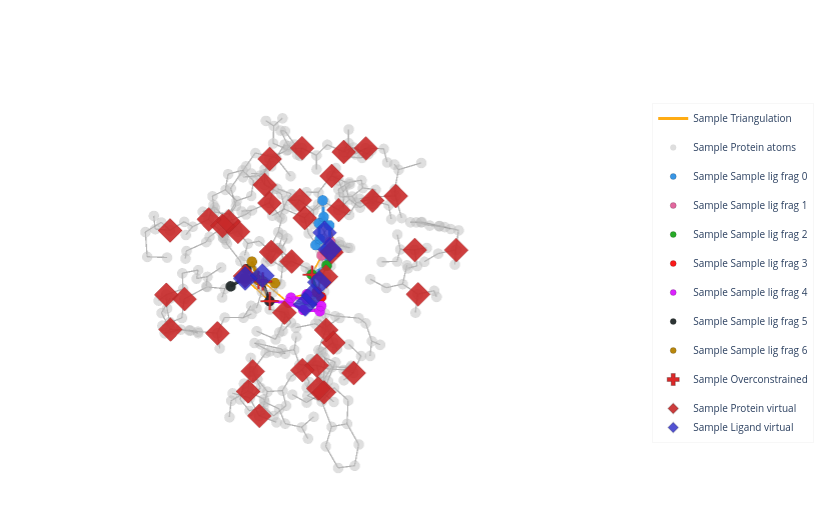

Source (notebook cell):
### Markdown cell above
### Visualize Virtual & Overconstrained Nodes

### Code cell
try:
    from sigmadock.geo.viz import plot_interaction_graph_3d_plotly
    fig = plot_interaction_graph_3d_plotly(
        sample,
        pos_key = "ref_pos",
        show_ligand_virtual = True,
        show_protein_virtual = True,
        show_triangulation = True,
        show_overconstrained = True,
        )
except Exception as e:
    print("Skipping 3D plot:", e)

### Figure 1 — Plotly figure (JSON) as saved in the notebook; plotly's stock layout.template omitted (floating-point values rounded to 4 significant figures; data arrays with more than 128 entries replaced by an {"elided": "..."} marker saying what was removed)
{"data": [{"hoverinfo": "none", "line": {"color": "orange", "width": 3.2}, "mode": "lines", "name": "Sample Triangulation", "opacity": 0.92, "showlegend": true, "type": "scatter3d", "x": {"elided": "174 float values"}, "y": {"elided": "174 float values"}, "z": {"elided": "174 float values"}}, {"hoverinfo": "none", "line": {"color": "#2E91E5", "width": 6}, "mode": "lines", "name": "Sample frag_0", "opacity": 0.95, "showlegend": false, "type": "scatter3d", "x": [-21.48, -21.15, null], "y": [-10.01, -9.534, null], "z": [-24.97, -26.23, null]}, {"hoverinfo": "none", "line": {"color": "#2E91E5", "width": 6}, "mode": "lines", "name": "Sample frag_0", "opacity": 0.95, "showlegend": false, "type": "scatter3d", "x": [-21.15, -21.48, null], "y": [-9.534, -10.01, null], "z": [-26.23, -24.97, null]}, {"hoverinfo": "none", "line": {"color": "#E15F99", "width": 6}, "mode": "lines", "name": "Sample frag_1", "opacity": 0.95, "showlegend": false, "type": "scatter3d", "x": [-19.09, -20.59, null], "y": [-8.17, -7.944, null], "z": [-23.6, -23.87, null]}, {"hoverinfo": "none", "line": {"color": "#E15F99", "width": 6}, "mode": "lines", "name": "Sample frag_1", "opacity": 0.95, "showlegend": false, "type": "scatter3d", "x": [-20.59, -19.09, null], "y": [-7.944, -8.17, null], "z": [-23.87, -23.6, null]}, {"hoverinfo": "none", "line": {"color": "#2E91E5", "width": 6}, "mode": "lines", "name": "Sample frag_0", "opacity": 0.95, "showlegend": false, "type": "scatter3d", "x": [-21.48, -21.26, null], "y": [-10.01, -9.292, null], "z": [-24.97, -23.85, null]}, {"hoverinfo": "none", "line": {"color": "#2E91E5", "width": 6}, "mode": "lines", "name": "Sample frag_0", "opacity": 0.95, "showlegend": false, "type": "scatter3d", "x": [-21.26, -21.48, null], "y": [-9.292, -10.01, null], "z": [-23.85, -24.97, null]}, {"hoverinfo": "none", "line": {"color": "#2E91E5", "width": 6}, "mode": "lines", "name": "Sample frag_0", "opacity": 0.95, "showlegend": false, "type": "scatter3d", "x": [-21.48, -22.11, null], "y": [-10.01, -11.28, null], "z": [-24.97, -24.82, null]}, {"hoverinfo": "none", "line": {"color": "#2E91E5", "width": 6}, "mode": "lines", "name": "Sample frag_0", "opacity": 0.95, "showlegend": false, "type": "scatter3d", "x": [-22.11, -21.48, null], "y": [-11.28, -10.01, null], "z": [-24.82, -24.97, null]}, {"hoverinfo": "none", "line": {"color": "#1CA71C", "width": 6}, "mode": "lines", "name": "Sample frag_2", "opacity": 0.95, "showlegend": false, "type": "scatter3d", "x": [-19.97, -19.61, null], "y": [-10.12, -9.16, null], "z": [-26.86, -27.99, null]}, {"hoverinfo": "none", "line": {"color": "#1CA71C", "width": 6}, "mode": "lines", "name": "Sample frag_2", "opacity": 0.95, "showlegend": false, "type": "scatter3d", "x": [-19.61, -19.97, null], "y": [-9.16, -10.12, null], "z": [-27.99, -26.86, null]}, {"hoverinfo": "none", "line": {"color": "#DA16FF", "width": 6}, "mode": "lines", "name": "Sample frag_4", "opacity": 0.95, "showlegend": false, "type": "scatter3d", "x": [-16.78, -16.97, null], "y": [-7.504, -6.137, null], "z": [-26.29, -26.29, null]}, {"hoverinfo": "none", "line": {"color": "#DA16FF", "width": 6}, "mode": "lines", "name": "Sample frag_4", "opacity": 0.95, "showlegend": false, "type": "scatter3d", "x": [-16.97, -16.78, null], "y": [-6.137, -7.504, null], "z": [-26.29, -26.29, null]}, {"hoverinfo": "none", "line": {"color": "#DA16FF", "width": 6}, "mode": "lines", "name": "Sample frag_4", "opacity": 0.95, "showlegend": false, "type": "scatter3d", "x": [-16.97, -15.97, null], "y": [-6.137, -5.323, null], "z": [-26.29, -25.77, null]}, {"hoverinfo": "none", "line": {"color": "#DA16FF", "width": 6}, "mode": "lines", "name": "Sample frag_4", "opacity": 0.95, "showlegend": false, "type": "scatter3d", "x": [-15.97, -16.97, null], "y": [-5.323, -6.137, null], "z": [-25.77, -26.29, null]}, {"hoverinfo": "none", "line": {"color": "#DA16FF", "width": 6}, "mode": "lines", "name": "Sample frag_4", "opacity": 0.95, "showlegend": false, "type": "scatter3d", "x": [-15.97, -14.8, null], "y": [-5.323, -5.852, null], "z": [-25.77, -25.28, null]}, {"hoverinfo": "none", "line": {"color": "#DA16FF", "width": 6}, "mode": "lines", "name": "Sample frag_4", "opacity": 0.95, "showlegend": false, "type": "scatter3d", "x": [-14.8, -15.97, null], "y": [-5.852, -5.323, null], "z": [-25.28, -25.77, null]}, {"hoverinfo": "none", "line": {"color": "#DA16FF", "width": 6}, "mode": "lines", "name": "Sample frag_4", "opacity": 0.95, "showlegend": false, "type": "scatter3d", "x": [-14.8, -14.61, null], "y": [-5.852, -7.238, null], "z": [-25.28, -25.28, null]}, {"hoverinfo": "none", "line": {"color": "#DA16FF", "width": 6}, "mode": "lines", "name": "Sample frag_4", "opacity": 0.95, "showlegend": false, "type": "scatter3d", "x": [-14.61, -14.8, null], "y": [-7.238, -5.852, null], "z": [-25.28, -25.28, null]}, {"hoverinfo": "none", "line": {"color": "#DA16FF", "width": 6}, "mode": "lines", "name": "Sample frag_4", "opacity": 0.95, "showlegend": false, "type": "scatter3d", "x": [-14.61, -13.32, null], "y": [-7.238, -7.864, null], "z": [-25.28, -24.76, null]}, {"hoverinfo": "none", "line": {"color": "#DA16FF", "width": 6}, "mode": "lines", "name": "Sample frag_4", "opacity": 0.95, "showlegend": false, "type": "scatter3d", "x": [-13.32, -14.61, null], "y": [-7.864, -7.238, null], "z": [-24.76, -25.28, null]}, {"hoverinfo": "none", "line": {"color": "#222A2A", "width": 6}, "mode": "lines", "name": "Sample frag_5", "opacity": 0.95, "showlegend": false, "type": "scatter3d", "x": [-13.41, -12.94, null], "y": [-8.616, -10.09, null], "z": [-23.41, -23.66, null]}, {"hoverinfo": "none", "line": {"color": "#222A2A", "width": 6}, "mode": "lines", "name": "Sample frag_5", "opacity": 0.95, "showlegend": false, "type": "scatter3d", "x": [-12.94, -13.41, null], "y": [-10.09, -8.616, null], "z": [-23.66, -23.41, null]}, {"hoverinfo": "none", "line": {"color": "#DA16FF", "width": 6}, "mode": "lines", "name": "Sample frag_4", "opacity": 0.95, "showlegend": false, "type": "scatter3d", "x": [-14.61, -15.61, null], "y": [-7.238, -8.042, null], "z": [-25.28, -25.79, null]}, {"hoverinfo": "none", "line": {"color": "#DA16FF", "width": 6}, "mode": "lines", "name": "Sample frag_4", "opacity": 0.95, "showlegend": false, "type": "scatter3d", "x": [-15.61, -14.61, null], "y": [-8.042, -7.238, null], "z": [-25.79, -25.28, null]}, {"hoverinfo": "none", "line": {"color": "#DA16FF", "width": 6}, "mode": "lines", "name": "Sample frag_4", "opacity": 0.95, "showlegend": false, "type": "scatter3d", "x": [-16.78, -15.61, null], "y": [-7.504, -8.042, null], "z": [-26.29, -25.79, null]}, {"hoverinfo": "none", "line": {"color": "#DA16FF", "width": 6}, "mode": "lines", "name": "Sample frag_4", "opacity": 0.95, "showlegend": false, "type": "scatter3d", "x": [-15.61, -16.78, null], "y": [-8.042, -7.504, null], "z": [-25.79, -26.29, null]}, {"hoverinfo": "none", "line": {"color": "#B68100", "width": 6}, "mode": "lines", "name": "Sample frag_6", "opacity": 0.95, "showlegend": false, "type": "scatter3d", "x": [-12.46, -12.49, null], "y": [-7.935, -8.551, null], "z": [-22.46, -21.22, null]}, {"hoverinfo": "none", "line": {"color": "#B68100", "width": 6}, "mode": "lines", "name": "Sample frag_6", "opacity": 0.95, "showlegend": false, "type": "scatter3d", "x": [-12.49, -12.46, null], "y": [-8.551, -7.935, null], "z": [-21.22, -22.46, null]}, {"hoverinfo": "none", "line": {"color": "#B68100", "width": 6}, "mode": "lines", "name": "Sample frag_6", "opacity": 0.95, "showlegend": false, "type": "scatter3d", "x": [-12.46, -12.83, null], "y": [-7.935, -6.615, null], "z": [-22.46, -22.23, null]}, {"hoverinfo": "none", "line": {"color": "#B68100", "width": 6}, "mode": "lines", "name": "Sample frag_6", "opacity": 0.95, "showlegend": false, "type": "scatter3d", "x": [-12.83, -12.46, null], "y": [-6.615, -7.935, null], "z": [-22.23, -22.46, null]}, {"hoverinfo": "none", "line": {"color": "#2E91E5", "width": 6}, "mode": "lines", "name": "Sample frag_0", "opacity": 0.95, "showlegend": false, "type": "scatter3d", "x": [-22.19, -21.61, null], "y": [-10.96, -9.757, null], "z": [-22.56, -22.63, null]}, {"hoverinfo": "none", "line": {"color": "#2E91E5", "width": 6}, "mode": "lines", "name": "Sample frag_0", "opacity": 0.95, "showlegend": false, "type": "scatter3d", "x": [-21.61, -22.19, null], "y": [-9.757, -10.96, null], "z": [-22.63, -22.56, null]}, {"hoverinfo": "none", "line": {"color": "#2E91E5", "width": 6}, "mode": "lines", "name": "Sample frag_0", "opacity": 0.95, "showlegend": false, "type": "scatter3d", "x": [-21.26, -21.61, null], "y": [-9.292, -9.757, null], "z": [-23.85, -22.63, null]}, {"hoverinfo": "none", "line": {"color": "#2E91E5", "width": 6}, "mode": "lines", "name": "Sample frag_0", "opacity": 0.95, "showlegend": false, "type": "scatter3d", "x": [-21.61, -21.26, null], "y": [-9.757, -9.292, null], "z": [-22.63, -23.85, null]}, {"hoverinfo": "none", "line": {"color": "#2E91E5", "width": 6}, "mode": "lines", "name": "Sample frag_0", "opacity": 0.95, "showlegend": false, "type": "scatter3d", "x": [-22.19, -22.54, null], "y": [-10.96, -11.43, null], "z": [-22.56, -21.34, null]}, {"hoverinfo": "none", "line": {"color": "#2E91E5", "width": 6}, "mode": "lines", "name": "Sample frag_0", "opacity": 0.95, "showlegend": false, "type": "scatter3d", "x": [-22.54, -22.19, null], "y": [-11.43, -10.96, null], "z": [-21.34, -22.56, null]}, {"hoverinfo": "none", "line": {"color": "#2E91E5", "width": 6}, "mode": "lines", "name": "Sample frag_0", "opacity": 0.95, "showlegend": false, "type": "scatter3d", "x": [-22.11, -22.45, null], "y": [-11.28, -11.74, null], "z": [-24.82, -23.61, null]}, {"hoverinfo": "none", "line": {"color": "#2E91E5", "width": 6}, "mode": "lines", "name": "Sample frag_0", "opacity": 0.95, "showlegend": false, "type": "scatter3d", "x": [-22.45, -22.11, null], "y": [-11.74, -11.28, null], "z": [-23.61, -24.82, null]}, {"hoverinfo": "none", "line": {"color": "#2E91E5", "width": 6}, "mode": "lines", "name": "Sample frag_0", "opacity": 0.95, "showlegend": false, "type": "scatter3d", "x": [-22.19, -22.45, null], "y": [-10.96, -11.74, null], "z": [-22.56, -23.61, null]}, {"hoverinfo": "none", "line": {"color": "#2E91E5", "width": 6}, "mode": "lines", "name": "Sample frag_0", "opacity": 0.95, "showlegend": false, "type": "scatter3d", "x": [-22.45, -22.19, null], "y": [-11.74, -10.96, null], "z": [-23.61, -22.56, null]}, {"hoverinfo": "none", "line": {"color": "#2E91E5", "width": 6}, "mode": "lines", "name": "Sample frag_0", "opacity": 0.95, "showlegend": false, "type": "scatter3d", "x": [-22.11, -22.37, null], "y": [-11.28, -12.04, null], "z": [-24.82, -25.88, null]}, {"hoverinfo": "none", "line": {"color": "#2E91E5", "width": 6}, "mode": "lines", "name": "Sample frag_0", "opacity": 0.95, "showlegend": false, "type": "scatter3d", "x": [-22.37, -22.11, null], "y": [-12.04, -11.28, null], "z": [-25.88, -24.82, null]}, {"hoverinfo": "none", "line": {"color": "#FB0D0D", "width": 6}, "mode": "lines", "name": "Sample frag_3", "opacity": 0.95, "showlegend": false, "type": "scatter3d", "x": [-18.86, -17.69, null], "y": [-7.937, -8.404, null], "z": [-27.45, -26.78, null]}, {"hoverinfo": "none", "line": {"color": "#FB0D0D", "width": 6}, "mode": "lines", "name": "Sample frag_3", "opacity": 0.95, "showlegend": false, "type": "scatter3d", "x": [-17.69, -18.86, null], "y": [-8.404, -7.937, null], "z": [-26.78, -27.45, null]}, {"hoverinfo": "none", "line": {"color": "#222A2A", "width": 6}, "mode": "lines", "name": "Sample frag_5", "opacity": 0.95, "showlegend": false, "type": "scatter3d", "x": [-12.94, -11.71, null], "y": [-10.09, -10.23, null], "z": [-23.66, -23.81, null]}, {"hoverinfo": "none", "line": {"color": "#222A2A", "width": 6}, "mode": "lines", "name": "Sample frag_5", "opacity": 0.95, "showlegend": false, "type": "scatter3d", "x": [-11.71, -12.94, null], "y": [-10.23, -10.09, null], "z": [-23.81, -23.66, null]}, {"hoverinfo": "none", "line": {"color": "#222A2A", "width": 6}, "mode": "lines", "name": "Sample frag_5", "opacity": 0.95, "showlegend": false, "type": "scatter3d", "x": [-12.94, -13.84, null], "y": [-10.09, -10.95, null], "z": [-23.66, -23.68, null]}, {"hoverinfo": "none", "line": {"color": "#222A2A", "width": 6}, "mode": "lines", "name": "Sample frag_5", "opacity": 0.95, "showlegend": false, "type": "scatter3d", "x": [-13.84, -12.94, null], "y": [-10.95, -10.09, null], "z": [-23.68, -23.66, null]}, {"hoverinfo": "none", "line": {"color": "#2E91E5", "width": 6}, "mode": "lines", "name": "Sample frag_0", "opacity": 0.95, "showlegend": false, "type": "scatter3d", "x": [-20.59, -21.26, null], "y": [-7.944, -9.292, null], "z": [-23.87, -23.85, null]}, {"hoverinfo": "none", "line": {"color": "#2E91E5", "width": 6}, "mode": "lines", "name": "Sample frag_0", "opacity": 0.95, "showlegend": false, "type": "scatter3d", "x": [-21.26, -20.59, null], "y": [-9.292, -7.944, null], "z": [-23.85, -23.87, null]}, {"hoverinfo": "none", "line": {"color": "#E15F99", "width": 6}, "mode": "lines", "name": "Sample frag_1", "opacity": 0.95, "showlegend": false, "type": "scatter3d", "x": [-20.59, -21.26, null], "y": [-7.944, -9.292, null], "z": [-23.87, -23.85, null]}, {"hoverinfo": "none", "line": {"color": "#E15F99", "width": 6}, "mode": "lines", "name": "Sample frag_1", "opacity": 0.95, "showlegend": false, "type": "scatter3d", "x": [-21.26, -20.59, null], "y": [-9.292, -7.944, null], "z": [-23.85, -23.87, null]}, {"hoverinfo": "none", "line": {"color": "#1CA71C", "width": 6}, "mode": "lines", "name": "Sample frag_2", "opacity": 0.95, "showlegend": false, "type": "scatter3d", "x": [-21.15, -19.97, null], "y": [-9.534, -10.12, null], "z": [-26.23, -26.86, null]}, {"hoverinfo": "none", "line": {"color": "#1CA71C", "width": 6}, "mode": "lines", "name": "Sample frag_2", "opacity": 0.95, "showlegend": false, "type": "scatter3d", "x": [-19.97, -21.15, null], "y": [-10.12, -9.534, null], "z": [-26.86, -26.23, null]}, {"hoverinfo": "none", "line": {"color": "#2E91E5", "width": 6}, "mode": "lines", "name": "Sample frag_0", "opacity": 0.95, "showlegend": false, "type": "scatter3d", "x": [-21.15, -19.97, null], "y": [-9.534, -10.12, null], "z": [-26.23, -26.86, null]}, {"hoverinfo": "none", "line": {"color": "#2E91E5", "width": 6}, "mode": "lines", "name": "Sample frag_0", "opacity": 0.95, "showlegend": false, "type": "scatter3d", "x": [-19.97, -21.15, null], "y": [-10.12, -9.534, null], "z": [-26.86, -26.23, null]}, {"hoverinfo": "none", "line": {"color": "#FB0D0D", "width": 6}, "mode": "lines", "name": "Sample frag_3", "opacity": 0.95, "showlegend": false, "type": "scatter3d", "x": [-19.61, -18.86, null], "y": [-9.16, -7.937, null], "z": [-27.99, -27.45, null]}, {"hoverinfo": "none", "line": {"color": "#FB0D0D", "width": 6}, "mode": "lines", "name": "Sample frag_3", "opacity": 0.95, "showlegend": false, "type": "scatter3d", "x": [-18.86, -19.61, null], "y": [-7.937, -9.16, null], "z": [-27.45, -27.99, null]}, {"hoverinfo": "none", "line": {"color": "#1CA71C", "width": 6}, "mode": "lines", "name": "Sample frag_2", "opacity": 0.95, "showlegend": false, "type": "scatter3d", "x": [-19.61, -18.86, null], "y": [-9.16, -7.937, null], "z": [-27.99, -27.45, null]}, {"hoverinfo": "none", "line": {"color": "#1CA71C", "width": 6}, "mode": "lines", "name": "Sample frag_2", "opacity": 0.95, "showlegend": false, "type": "scatter3d", "x": [-18.86, -19.61, null], "y": [-7.937, -9.16, null], "z": [-27.45, -27.99, null]}, {"hoverinfo": "none", "line": {"color": "#DA16FF", "width": 6}, "mode": "lines", "name": "Sample frag_4", "opacity": 0.95, "showlegend": false, "type": "scatter3d", "x": [-13.41, -13.32, null], "y": [-8.616, -7.864, null], "z": [-23.41, -24.76, null]}, {"hoverinfo": "none", "line": {"color": "#DA16FF", "width": 6}, "mode": "lines", "name": "Sample frag_4", "opacity": 0.95, "showlegend": false, "type": "scatter3d", "x": [-13.32, -13.41, null], "y": [-7.864, -8.616, null], "z": [-24.76, -23.41, null]}, {"hoverinfo": "none", "line": {"color": "#222A2A", "width": 6}, "mode": "lines", "name": "Sample frag_5", "opacity": 0.95, "showlegend": false, "type": "scatter3d", "x": [-13.41, -13.32, null], "y": [-8.616, -7.864, null], "z": [-23.41, -24.76, null]}, {"hoverinfo": "none", "line": {"color": "#222A2A", "width": 6}, "mode": "lines", "name": "Sample frag_5", "opacity": 0.95, "showlegend": false, "type": "scatter3d", "x": [-13.32, -13.41, null], "y": [-7.864, -8.616, null], "z": [-24.76, -23.41, null]}, {"hoverinfo": "none", "line": {"color": "#B68100", "width": 6}, "mode": "lines", "name": "Sample frag_6", "opacity": 0.95, "showlegend": false, "type": "scatter3d", "x": [-13.41, -12.46, null], "y": [-8.616, -7.935, null], "z": [-23.41, -22.46, null]}, {"hoverinfo": "none", "line": {"color": "#B68100", "width": 6}, "mode": "lines", "name": "Sample frag_6", "opacity": 0.95, "showlegend": false, "type": "scatter3d", "x": [-12.46, -13.41, null], "y": [-7.935, -8.616, null], "z": [-22.46, -23.41, null]}, {"hoverinfo": "none", "line": {"color": "#222A2A", "width": 6}, "mode": "lines", "name": "Sample frag_5", "opacity": 0.95, "showlegend": false, "type": "scatter3d", "x": [-13.41, -12.46, null], "y": [-8.616, -7.935, null], "z": [-23.41, -22.46, null]}, {"hoverinfo": "none", "line": {"color": "#222A2A", "width": 6}, "mode": "lines", "name": "Sample frag_5", "opacity": 0.95, "showlegend": false, "type": "scatter3d", "x": [-12.46, -13.41, null], "y": [-7.935, -8.616, null], "z": [-22.46, -23.41, null]}, {"hoverinfo": "none", "line": {"color": "#FB0D0D", "width": 6}, "mode": "lines", "name": "Sample frag_3", "opacity": 0.95, "showlegend": false, "type": "scatter3d", "x": [-16.78, -17.69, null], "y": [-7.504, -8.404, null], "z": [-26.29, -26.78, null]}, {"hoverinfo": "none", "line": {"color": "#FB0D0D", "width": 6}, "mode": "lines", "name": "Sample frag_3", "opacity": 0.95, "showlegend": false, "type": "scatter3d", "x": [-17.69, -16.78, null], "y": [-8.404, -7.504, null], "z": [-26.78, -26.29, null]}, {"hoverinfo": "none", "line": {"color": "#DA16FF", "width": 6}, "mode": "lines", "name": "Sample frag_4", "opacity": 0.95, "showlegend": false, "type": "scatter3d", "x": [-16.78, -17.69, null], "y": [-7.504, -8.404, null], "z": [-26.29, -26.78, null]}, {"hoverinfo": "none", "line": {"color": "#DA16FF", "width": 6}, "mode": "lines", "name": "Sample frag_4", "opacity": 0.95, "showlegend": false, "type": "scatter3d", "x": [-17.69, -16.78, null], "y": [-8.404, -7.504, null], "z": [-26.78, -26.29, null]}, {"hoverinfo": "none", "line": {"color": "#E15F99", "width": 6}, "mode": "lines", "name": "Sample frag_1", "opacity": 0.95, "showlegend": false, "type": "scatter3d", "x": [-20.59, -21.26, null], "y": [-7.944, -9.292, null], "z": [-23.87, -23.85, null]}, {"hoverinfo": "none", "line": {"color": "#2E91E5", "width": 6}, "mode": "lines", "name": "Sample frag_0", "opacity": 0.95, "showlegend": false, "type": "scatter3d", "x": [-21.26, -20.59, null], "y": [-9.292, -7.944, null], "z": [-23.85, -23.87, null]}, {"hoverinfo": "none", "line": {"color": "#2E91E5", "width": 6}, "mode": "lines", "name": "Sample frag_0", "opacity": 0.95, "showlegend": false, "type": "scatter3d", "x": [-21.26, -20.59, null], "y": [-9.292, -7.944, null], "z": [-23.85, -23.87, null]}, {"hoverinfo": "none", "line": {"color": "#E15F99", "width": 6}, "mode": "lines", "name": "Sample frag_1", "opacity": 0.95, "showlegend": false, "type": "scatter3d", "x": [-20.59, -21.26, null], "y": [-7.944, -9.292, null], "z": [-23.87, -23.85, null]}, {"hoverinfo": "none", "line": {"color": "#2E91E5", "width": 6}, "mode": "lines", "name": "Sample frag_0", "opacity": 0.95, "showlegend": false, "type": "scatter3d", "x": [-21.15, -19.97, null], "y": [-9.534, -10.12, null], "z": [-26.23, -26.86, null]}, {"hoverinfo": "none", "line": {"color": "#1CA71C", "width": 6}, "mode": "lines", "name": "Sample frag_2", "opacity": 0.95, "showlegend": false, "type": "scatter3d", "x": [-19.97, -21.15, null], "y": [-10.12, -9.534, null], "z": [-26.86, -26.23, null]}, {"hoverinfo": "none", "line": {"color": "#1CA71C", "width": 6}, "mode": "lines", "name": "Sample frag_2", "opacity": 0.95, "showlegend": false, "type": "scatter3d", "x": [-19.97, -21.15, null], "y": [-10.12, -9.534, null], "z": [-26.86, -26.23, null]}, {"hoverinfo": "none", "line": {"color": "#2E91E5", "width": 6}, "mode": "lines", "name": "Sample frag_0", "opacity": 0.95, "showlegend": false, "type": "scatter3d", "x": [-21.15, -19.97, null], "y": [-9.534, -10.12, null], "z": [-26.23, -26.86, null]}, {"hoverinfo": "none", "line": {"color": "#1CA71C", "width": 6}, "mode": "lines", "name": "Sample frag_2", "opacity": 0.95, "showlegend": false, "type": "scatter3d", "x": [-19.61, -18.86, null], "y": [-9.16, -7.937, null], "z": [-27.99, -27.45, null]}, {"hoverinfo": "none", "line": {"color": "#FB0D0D", "width": 6}, "mode": "lines", "name": "Sample frag_3", "opacity": 0.95, "showlegend": false, "type": "scatter3d", "x": [-18.86, -19.61, null], "y": [-7.937, -9.16, null], "z": [-27.45, -27.99, null]}, {"hoverinfo": "none", "line": {"color": "#FB0D0D", "width": 6}, "mode": "lines", "name": "Sample frag_3", "opacity": 0.95, "showlegend": false, "type": "scatter3d", "x": [-18.86, -19.61, null], "y": [-7.937, -9.16, null], "z": [-27.45, -27.99, null]}, {"hoverinfo": "none", "line": {"color": "#1CA71C", "width": 6}, "mode": "lines", "name": "Sample frag_2", "opacity": 0.95, "showlegend": false, "type": "scatter3d", "x": [-19.61, -18.86, null], "y": [-9.16, -7.937, null], "z": [-27.99, -27.45, null]}, {"hoverinfo": "none", "line": {"color": "#222A2A", "width": 6}, "mode": "lines", "name": "Sample frag_5", "opacity": 0.95, "showlegend": false, "type": "scatter3d", "x": [-13.41, -13.32, null], "y": [-8.616, -7.864, null], "z": [-23.41, -24.76, null]}, {"hoverinfo": "none", "line": {"color": "#DA16FF", "width": 6}, "mode": "lines", "name": "Sample frag_4", "opacity": 0.95, "showlegend": false, "type": "scatter3d", "x": [-13.32, -13.41, null], "y": [-7.864, -8.616, null], "z": [-24.76, -23.41, null]}, {"hoverinfo": "none", "line": {"color": "#222A2A", "width": 6}, "mode": "lines", "name": "Sample frag_5", "opacity": 0.95, "showlegend": false, "type": "scatter3d", "x": [-13.41, -12.46, null], "y": [-8.616, -7.935, null], "z": [-23.41, -22.46, null]}, {"hoverinfo": "none", "line": {"color": "#B68100", "width": 6}, "mode": "lines", "name": "Sample frag_6", "opacity": 0.95, "showlegend": false, "type": "scatter3d", "x": [-12.46, -13.41, null], "y": [-7.935, -8.616, null], "z": [-22.46, -23.41, null]}, {"hoverinfo": "none", "line": {"color": "#DA16FF", "width": 6}, "mode": "lines", "name": "Sample frag_4", "opacity": 0.95, "showlegend": false, "type": "scatter3d", "x": [-13.32, -13.41, null], "y": [-7.864, -8.616, null], "z": [-24.76, -23.41, null]}, {"hoverinfo": "none", "line": {"color": "#222A2A", "width": 6}, "mode": "lines", "name": "Sample frag_5", "opacity": 0.95, "showlegend": false, "type": "scatter3d", "x": [-13.41, -13.32, null], "y": [-8.616, -7.864, null], "z": [-23.41, -24.76, null]}, {"hoverinfo": "none", "line": {"color": "#B68100", "width": 6}, "mode": "lines", "name": "Sample frag_6", "opacity": 0.95, "showlegend": false, "type": "scatter3d", "x": [-12.46, -13.41, null], "y": [-7.935, -8.616, null], "z": [-22.46, -23.41, null]}, {"hoverinfo": "none", "line": {"color": "#222A2A", "width": 6}, "mode": "lines", "name": "Sample frag_5", "opacity": 0.95, "showlegend": false, "type": "scatter3d", "x": [-13.41, -12.46, null], "y": [-8.616, -7.935, null], "z": [-23.41, -22.46, null]}, {"hoverinfo": "none", "line": {"color": "#DA16FF", "width": 6}, "mode": "lines", "name": "Sample frag_4", "opacity": 0.95, "showlegend": false, "type": "scatter3d", "x": [-16.78, -17.69, null], "y": [-7.504, -8.404, null], "z": [-26.29, -26.78, null]}, {"hoverinfo": "none", "line": {"color": "#FB0D0D", "width": 6}, "mode": "lines", "name": "Sample frag_3", "opacity": 0.95, "showlegend": false, "type": "scatter3d", "x": [-17.69, -16.78, null], "y": [-8.404, -7.504, null], "z": [-26.78, -26.29, null]}, {"hoverinfo": "none", "line": {"color": "#FB0D0D", "width": 6}, "mode": "lines", "name": "Sample frag_3", "opacity": 0.95, "showlegend": false, "type": "scatter3d", "x": [-17.69, -16.78, null], "y": [-8.404, -7.504, null], "z": [-26.78, -26.29, null]}, {"hoverinfo": "none", "line": {"color": "#DA16FF", "width": 6}, "mode": "lines", "name": "Sample frag_4", "opacity": 0.95, "showlegend": false, "type": "scatter3d", "x": [-16.78, -17.69, null], "y": [-7.504, -8.404, null], "z": [-26.29, -26.78, null]}, {"hoverinfo": "none", "line": {"color": "rgba(100,100,100,1.0)", "width": 2.5}, "mode": "lines", "name": "Sample Protein bonds", "opacity": 0.3, "showlegend": false, "type": "scatter3d", "x": {"elided": "2256 float values"}, "y": {"elided": "2256 float values"}, "z": {"elided": "2256 float values"}}, {"legendgroup": "protein", "marker": {"color": "rgb(190,190,190)", "line": {"color": "rgba(0,0,0,0.08)", "width": 0.4}, "opacity": 0.5, "size": 6, "symbol": "circle"}, "mode": "markers", "name": "Sample Protein atoms", "showlegend": true, "type": "scatter3d", "x": {"elided": "347 float values"}, "y": {"elided": "347 float values"}, "z": {"elided": "347 float values"}}, {"marker": {"color": "#2E91E5", "line": {"color": "rgba(0,0,0,0.18)", "width": 1}, "opacity": 0.95, "size": 6, "symbol": "circle"}, "mode": "markers", "name": "Sample Sample lig frag 0", "showlegend": true, "type": "scatter3d", "x": [-21.48, -21.15, -21.26, -22.19, -22.11, -21.61, -22.54, -22.45, -22.37, -20.59, -19.97], "y": [-10.01, -9.534, -9.292, -10.96, -11.28, -9.757, -11.43, -11.74, -12.04, -7.944, -10.12], "z": [-24.97, -26.23, -23.85, -22.56, -24.82, -22.63, -21.34, -23.61, -25.88, -23.87, -26.86]}, {"marker": {"color": "#E15F99", "line": {"color": "rgba(0,0,0,0.18)", "width": 1}, "opacity": 0.95, "size": 6, "symbol": "circle"}, "mode": "markers", "name": "Sample Sample lig frag 1", "showlegend": true, "type": "scatter3d", "x": [-19.09, -20.59, -21.26], "y": [-8.17, -7.944, -9.292], "z": [-23.6, -23.87, -23.85]}, {"marker": {"color": "#1CA71C", "line": {"color": "rgba(0,0,0,0.18)", "width": 1}, "opacity": 0.95, "size": 6, "symbol": "circle"}, "mode": "markers", "name": "Sample Sample lig frag 2", "showlegend": true, "type": "scatter3d", "x": [-19.97, -19.61, -21.15, -18.86], "y": [-10.12, -9.16, -9.534, -7.937], "z": [-26.86, -27.99, -26.23, -27.45]}, {"marker": {"color": "#FB0D0D", "line": {"color": "rgba(0,0,0,0.18)", "width": 1}, "opacity": 0.95, "size": 6, "symbol": "circle"}, "mode": "markers", "name": "Sample Sample lig frag 3", "showlegend": true, "type": "scatter3d", "x": [-18.86, -17.69, -19.61, -16.78], "y": [-7.937, -8.404, -9.16, -7.504], "z": [-27.45, -26.78, -27.99, -26.29]}, {"marker": {"color": "#DA16FF", "line": {"color": "rgba(0,0,0,0.18)", "width": 1}, "opacity": 0.95, "size": 6, "symbol": "circle"}, "mode": "markers", "name": "Sample Sample lig frag 4", "showlegend": true, "type": "scatter3d", "x": [-16.78, -16.97, -15.97, -14.8, -14.61, -13.32, -15.61, -13.41, -17.69], "y": [-7.504, -6.137, -5.323, -5.852, -7.238, -7.864, -8.042, -8.616, -8.404], "z": [-26.29, -26.29, -25.77, -25.28, -25.28, -24.76, -25.79, -23.41, -26.78]}, {"marker": {"color": "#222A2A", "line": {"color": "rgba(0,0,0,0.18)", "width": 1}, "opacity": 0.95, "size": 6, "symbol": "circle"}, "mode": "markers", "name": "Sample Sample lig frag 5", "showlegend": true, "type": "scatter3d", "x": [-13.41, -12.94, -11.71, -13.84, -13.32, -12.46], "y": [-8.616, -10.09, -10.23, -10.95, -7.864, -7.935], "z": [-23.41, -23.66, -23.81, -23.68, -24.76, -22.46]}, {"marker": {"color": "#B68100", "line": {"color": "rgba(0,0,0,0.18)", "width": 1}, "opacity": 0.95, "size": 6, "symbol": "circle"}, "mode": "markers", "name": "Sample Sample lig frag 6", "showlegend": true, "type": "scatter3d", "x": [-12.46, -12.49, -12.83, -13.41], "y": [-7.935, -8.551, -6.615, -8.616], "z": [-22.46, -21.22, -22.23, -23.41]}, {"legendgroup": "special", "marker": {"color": "rgb(220,40,40)", "line": {"color": "rgba(0,0,0,0.25)", "width": 1.2}, "opacity": 1, "size": 10, "symbol": "cross"}, "mode": "markers", "name": "Sample Overconstrained", "showlegend": true, "type": "scatter3d", "x": [-19.97, -13.41, -13.32, -12.46], "y": [-10.12, -8.616, -7.864, -7.935], "z": [-26.86, -23.41, -24.76, -22.46]}, {"legendgroup": "virtual", "marker": {"color": "rgb(200,40,40)", "line": {"color": "rgba(0,0,0,0.18)", "width": 1.5}, "opacity": 0.9, "size": 8, "symbol": "diamond"}, "mode": "markers", "name": "Sample Protein virtual", "showlegend": true, "type": "scatter3d", "x": [-24.26, -25.62, -26.26, -28.74, -23.8, -24.13, -20.88, -20.26, -17.19, -15.28, -18.08, -18.12, -14.27, -15.68, -11.96, -20.68, -21.02, -17.59, -18.93, -15.87, -13.6, -8.239, -10.27, -10.73, -11.14, -7.947, -10.65, -20.27, -22.54, -21.81, -24.49, -28.83, -25.96, -27.79, -26.87, -10.7, -12.41, -8.882, -9.839, -6.22], "y": [-15.93, -12.41, -9.218, -6.062, -2.074, 0.366, -3.036, -8.411, -8.113, -10.08, -12.71, -12.99, -13.31, -18.0, -18.02, -14.5, -8.408, -8.909, -4.177, -5.48, -2.526, -3.506, -6.528, -7.919, -11.81, -13.22, -18.01, -20.22, -18.21, -14.56, -12.7, -16.02, -17.34, -13.96, -10.75, -0.3504, -1.356, -6.506, -5.977, -7.455], "z": [-23.67, -23.84, -21.93, -26.57, -26.67, -21.51, -17.21, -17.33, -19.47, -16.89, -16.67, -20.49, -20.7, -23.02, -22.51, -33.88, -34.06, -35.45, -33.4, -31.34, -30.45, -29.44, -28.77, -32.25, -28.94, -27.45, -28.22, -27.13, -29.53, -28.55, -30.65, -31.45, -19.6, -19.49, -17.9, -26.27, -22.98, -15.98, -19.8, -20.45]}, {"legendgroup": "virtual", "marker": {"color": "rgb(40,40,200)", "line": {"color": "rgba(0,0,0,0.18)", "width": 1.5}, "opacity": 0.8, "size": 8, "symbol": "diamond"}, "mode": "markers", "name": "Sample Ligand virtual", "showlegend": true, "type": "scatter3d", "x": [-21.85, -20.31, -19.9, -18.19, -15.79, -12.95, -12.77], "y": [-10.51, -8.468, -9.188, -8.263, -6.683, -10.06, -7.851], "z": [-23.74, -23.77, -27.13, -27.1, -25.78, -23.66, -22.19]}], "layout": {"dragmode": "zoom", "height": 520, "legend": {"bgcolor": "rgba(255,255,255,0.88)", "bordercolor": "rgba(0,0,0,0.06)", "borderwidth": 0.5, "font": {"size": 10}, "itemclick": "toggle", "itemdoubleclick": "toggleothers", "x": 0.94, "xanchor": "left", "y": 0.5, "yanchor": "middle"}, "margin": {"b": 6, "l": 6, "r": 6, "t": 32}, "paper_bgcolor": "white", "scene": {"aspectmode": "data", "bgcolor": "white", "camera": {"eye": {"x": 0.9, "y": 0.9, "z": 0.9}}, "domain": {"x": [0, 0.88], "y": [0, 1]}, "dragmode": "orbit", "xaxis": {"showgrid": false, "showticklabels": false, "visible": false, "zeroline": false}, "yaxis": {"showgrid": false, "showticklabels": false, "visible": false, "zeroline": false}, "zaxis": {"showgrid": false, "showticklabels": false, "visible": false, "zeroline": false}}, "uirevision": true, "width": 820}}
